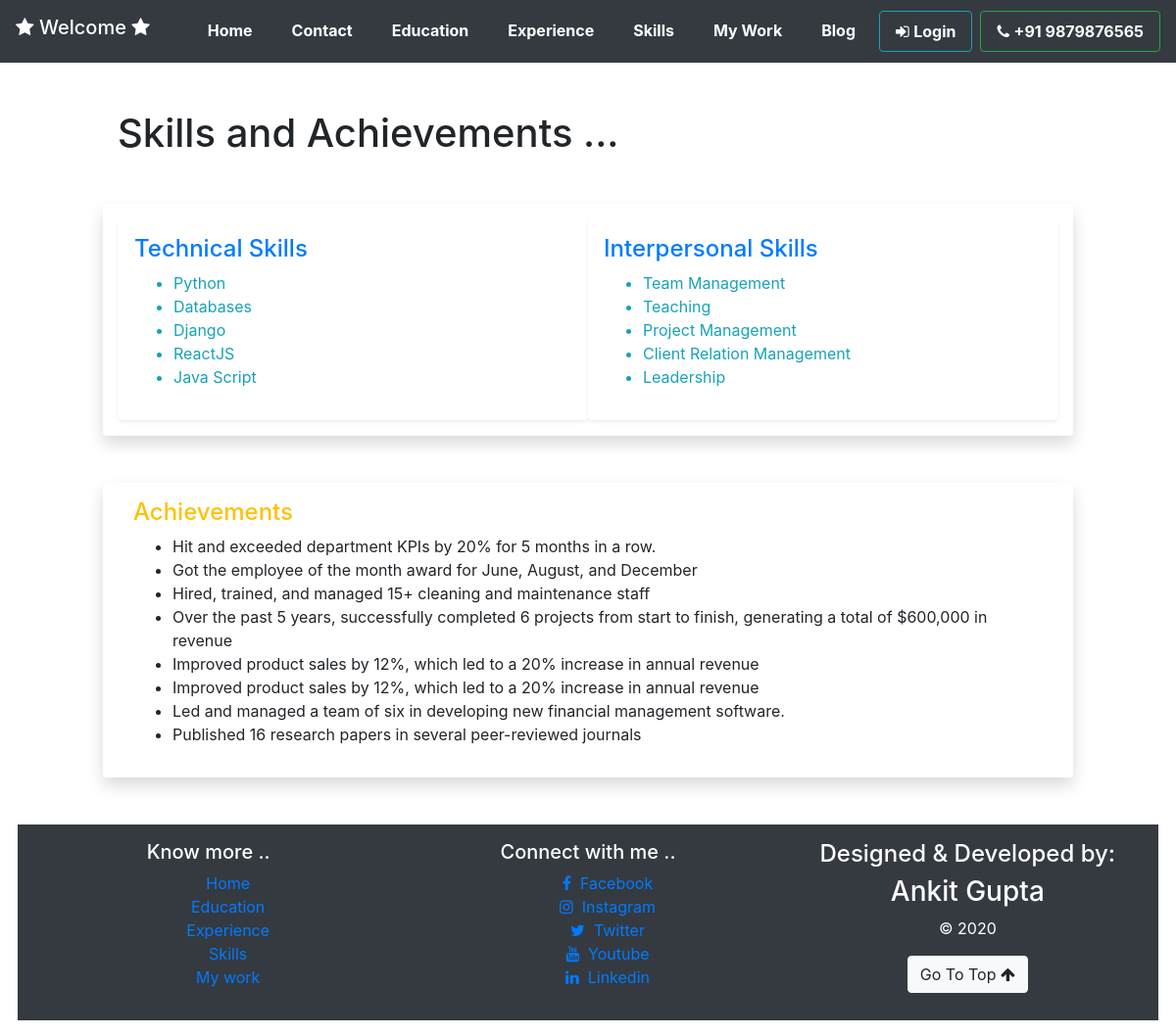
Screenshot of /skills/ with the database file from the repository.
### core/models.py (models this page shows)
class TechnicalSkills(models.Model):
    skill_name = models.CharField(max_length=50)
    skill_level = models.CharField(max_length=3,choices=percent,default='80')
    def __str__(self):
        return self.skill_name

class interpersonalSkills(models.Model):
    skill_name = models.CharField(max_length=50)
    def __str__(self):
        return self.skill_name

class Achievements(models.Model):
    achievemnt = models.CharField(max_length=300)
    def __str__(self):
        return self.achievemnt

### core/views.py (the view)
# urls.py: path('skills/',views.skills, name='skills'),
def skills(request):
    tech_skls = TechnicalSkills.objects.all()
    intpers_skls = interpersonalSkills.objects.all()
    achvmts = Achievements.objects.all()
    context = {
        "tech_skls":tech_skls,
        "intpers_skls":intpers_skls,
        "achievements":achvmts
    }
    return render(request, 'core/skills.html',context)

### templates/core/skills.html (shortened to what this page needs)
{% extends 'core/base.html' %}
{% block content %}
<div id='main' style="width: 80%; margin:auto;">
    <h1 class='fadein mb-5 mt-5'>Skills and Achievements ... </h1>
    <div class="row shadow p-3 mb-5 bg-white rounded">
        <div class="col col-lg-6 col-md-12 col-sm-12 shadow-sm p-3 bg-white rounded">
            <h4 class="text-primary">Technical Skills</h4>
            <ul class="text-info">
                {% for skl in tech_skls %}
                    <li>{{skl}}</li>
                {% endfor %}
            </ul>
        </div>
        <div class="col col-lg-6 col-md-12 col-sm-12 shadow-sm p-3 bg-white rounded">
            <h4 class="text-primary">Interpersonal Skills</h4>
            <ul class="text-info">
                {% for skl in intpers_skls %}
                    <li>{{skl}}</li>
                {% endfor %}
            </ul>
        </div>
    </div>
    <div class="row mt-5 mb-5 shadow p-3 mb-5 bg-white rounded">
        <div class="col">
            <h4 class="text-warning">Achievements</h4>
            <ul class="">
                {% for achievement in achievements %}
                    <li>{{achievement}}</li>
                {% endfor %}
            </ul>
        </div>
    </div>
</div>
{% endblock %}

### static/css/index_style.css (style rules this page uses)
#main { width: 98%; margin: auto; }

### rows the page displays
TechnicalSkills: skill_name "Python"
TechnicalSkills: skill_name "Databases"
TechnicalSkills: skill_name "Django"
TechnicalSkills: skill_name "ReactJS"
TechnicalSkills: skill_name "Java Script"
interpersonalSkills: skill_name "Team Management"
interpersonalSkills: skill_name "Teaching"
interpersonalSkills: skill_name "Project Management"
interpersonalSkills: skill_name "Client Relation Management"
interpersonalSkills: skill_name "Leadership"
Achievements: achievemnt "Hit and exceeded department KPIs by 20% for 5 months in a row."
Achievements: achievemnt "Got the employee of the month award for June, August, and December"
Achievements: achievemnt "Hired, trained, and managed 15+ cleaning and maintenance staff"
Achievements: achievemnt "Over the past 5 years, successfully completed 6 projects from start to finish, generating a total of $600,000 in revenue"
Achievements: achievemnt "Improved product sales by 12%, which led to a 20% increase in annual revenue"
Achievements: achievemnt "Improved product sales by 12%, which led to a 20% increase in annual revenue"
Achievements: achievemnt "Led and managed a team of six in developing new financial management software."
Achievements: achievemnt "Published 16 research papers in several peer-reviewed journals"
